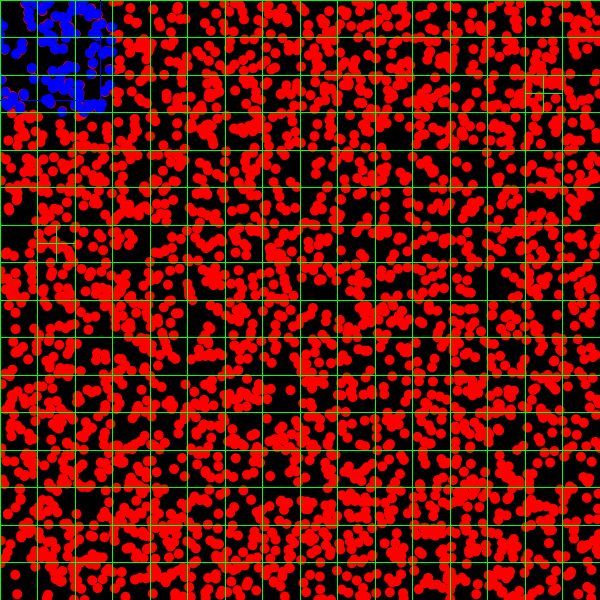
Frame 1 (no input)
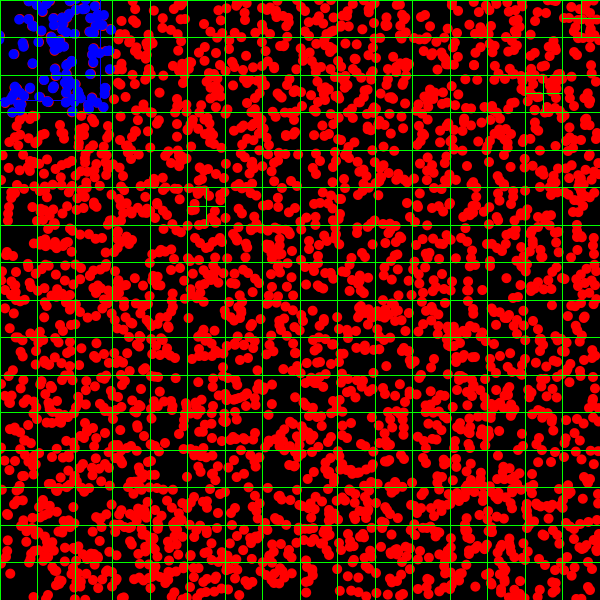
Frame 60 (the mouse pressed at the canvas centre just before this capture)
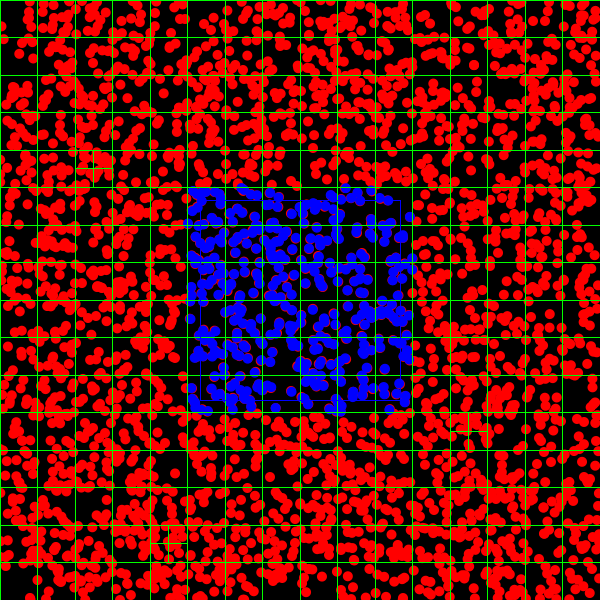
Frame 120 (the mouse held since frame 60 and released just before this capture)

The Processing sketch that drew these frames (run headless with seeded random() and noise(); from frame 60 on, the mouse is pressed at the canvas centre):

// Processing sketch: quadTest
// ── quadTest.pde
quadtree q;
spatialHash s;
int x=0, y=0, w=100, h=100;
int n = 3000;

particle [] p;

void setup() {
  size(600, 600);
  q = new quadtree(0, 0, width, height, 0);
  s = new spatialHash(width, height, 10);
  p = new particle[n];

  for (int i=0; i<n; i++) p[i] = new particle(int(random(0, width)), int(random(0, height)));
}

void quadThing() {
  convertAndInsert(p, q);
  noStroke();
  ArrayList <float []> in = new ArrayList <float []>();
  q.toroidalQuery(mouseX-100, mouseY-100, 200, 200, in, width, height);
  for (int j=0; j<n; j++) p[j].move(q);
  for (float [] i : in) {
    fill(0, 0, 255);
    circle(i[0], i[1], 10);
  }
  
  q.showStructure();
  q.eliminate();
}

void hashThing() {
  noStroke();
  convertAndInsert2(p, s);
  ArrayList <Integer> in = new ArrayList <Integer>();
  for (int j=0; j<n; j++) p[j].move2(s, p);
  s.query(mouseX, mouseY, in);
  for (int i : in) {
    fill(0, 0, 255);
    
    circle(p[i].x, p[i].y, 10);
  }
  s.show();
  s.eliminate();
}


void draw() {
  background(0);
  quadThing();

  noStroke();
  noFill();
  stroke(0, 0, 255);
  rect(mouseX-100, mouseY-100, 200, 200);
  print(frameRate, '\n');
}

// ── SpatialHash.pde
class spatialHash {
  float w, h, sidex, sidey;
  int n;
  ArrayList<Integer> [][] content;
  spatialHash(float w, float h, int n) {
    this.w = w;
    this.h = h;
    this.n = n;
    this.sidex = w / n;
    this.sidey = h / n;
    this.content = new ArrayList[n][n];
    this.initLists();
  }
  void insertOne(float x, float y, int index) {
    this.content[floor(y / this.sidey)][floor(x / this.sidex)].add(index);
  }
  void eliminate() {
    this.content = new ArrayList[n][n]; //lo avrà eliminato con efficienza? mah
    this.initLists();
  }
  void initLists() {
    for (int y=0; y<n; y++) for (int x=0; x<n; x++) this.content[y][x] = new ArrayList<Integer>();
  }

  void query(float x, float y, ArrayList<Integer> inside) {
    int cx = floor(x / this.sidex);
    int cy = floor(y / this.sidey);
    for (int i=-1; i<=1; i++) {
      for (int j=-1; j<=1; j++) {
        this.give((cx+j+n)%n, (cy+i+n)%n, inside);
      }
    }
    //this.give(cx, cy, inside);
  }

  void give(int x, int y, ArrayList<Integer> inside) {
    if (x<0 || x>=n || y<0 || y>=n) return;
    for (int i : this.content[y][x]) inside.add(i);
  }

  void show() {
    noFill();
    stroke(0, 255, 0);
    for (int y=0; y<n; y++) {
      for (int x=0; x<n; x++) {
        rect(x * this.sidex, y * this.sidey, this.sidex, this.sidey);
      }
    }
  }
}

// ── particle.pde
void convertAndInsert(particle [] p, quadtree q) {
  for (int i=0; i<p.length; i++) {
    q.insertOne(p[i].x, p[i].y, i);
  }
}


void convertAndInsert2(particle [] p, spatialHash s) {
  for (int i=0; i<p.length; i++) {
    s.insertOne(p[i].x, p[i].y, i);
  }
}


class particle {
  float x, y, vx, vy, r;
  particle(int x, int y) {
    this.x = x;
    this.y = y;
    this.vx = random(-1, 1);
    this.vy = random(-1, 1);
    this.r = 5;
  }

  void bounce(quadtree q) {
    ArrayList<float []> a = new ArrayList<float []>();
    q.toroidalQuery(this.x-30, this.y-30, 60, 60, a, width, height); //intelligente
    //q.query(this.x-30, this.y-30, 60, 60, a); //intelligente
    //q.toroidalQuery(0, 0, width, height, a, width, height); //stupido

    for (float [] in : a) {
      float d = dist(this.x, this.y, in[0], in[1]);
      if (d < this.r * 2 && d!=0) {
        this.vx *= -1;
        this.vy *= -1;
      }
    }
  }

  void bounce2(spatialHash s, particle [] p) {
    ArrayList<Integer> a = new ArrayList<Integer>();
    s.query(this.x, this.y, a); //intelligente
    //q.query(this.x-30, this.y-30, 60, 60, a); //intelligente
    //q.toroidalQuery(0, 0, width, height, a, width, height); //stupido

    for (Integer in : a) {
      float d = dist(this.x, this.y, p[in].x, p[in].y);
      if (d < this.r * 2 && d!=0) {
        this.vx *= -1;
        this.vy *= -1;
      }
    }
  }


  void edges() {
    this.x = (this.x + width) % width;
    this.y = (this.y + height) % height;
  }

  void move(quadtree q) {
    this.bounce(q);
    this.x += this.vx;
    this.y += this.vy;
    this.edges();
    this.show();
  }

  void move2(spatialHash s, particle [] p) {
    this.bounce2(s, p);
    this.x += this.vx;
    this.y += this.vy;
    this.edges();
    this.show();
  }

  void show() {
    fill(255, 0, 0);
    circle(this.x, this.y, this.r*2);
  }
}

// ── quadtree.pde
/*IDEA: la struttura in ingresso deve essere un array formato da array a tre elementi: [x, y, index] */
int MAX_INSIDE = 20;
int MAX_DEPTH = 10;
boolean ANGLES = false;

class quadtree {
  int depth;
  float x, y, w, h;
  boolean collapsed;
  quadtree q1, q2, q3, q4; //come i quadranti di un piano cartesiano
  ArrayList <float[]> inside;
  quadtree(float x, float y, float w, float h, int d) {//il semplice costruttore
    this.x = x;
    this.y = y;
    this.w = w;
    this.h = h;

    this.q1 = null; //alto a destra
    this.q2 = null; //alto a sinistra
    this.q3 = null; //basso a sinistra
    this.q4 = null; //basso a destra

    this.depth = d;
    this.collapsed = false;
    this.inside = new ArrayList<float[]>();
  }

  boolean insideRect(float x, float y) {
    return (x>=this.x && x<this.x+this.w) && (y>=this.y && y<this.y+this.h);
  }

  void insertOne(float x, float y, float index) {//assumendo nessun collasso
    if (this.insideRect(x, y)) {
      if (!this.collapsed) {
        this.inside.add(new float[]{x, y, index});
        this.collapsed = this.inside.size() == MAX_INSIDE && this.depth < MAX_DEPTH;
        if (this.collapsed) this.collapse();
      } else {
        this.q1.insertOne(x, y, index);
        this.q2.insertOne(x, y, index);
        this.q3.insertOne(x, y, index);
        this.q4.insertOne(x, y, index);
      }
    }
  }

  void auxInsert(float [] in) {
    this.insertOne(in[0], in[1], in[2]);
  }

  void insertMultiple(float [][] points) {
    for (int i=0; i<points.length; i++) this.auxInsert(points[i]);
  }

  void collapse() {//genera i figli, dai loro i tuoi contenuti e svuota l'arraylist
    this.q1 = new quadtree(this.x+this.w/2, this.y, this.w / 2, this.h / 2, this.depth+1);
    this.q2 = new quadtree(this.x, this.y, this.w / 2, this.h / 2, this.depth+1);
    this.q3 = new quadtree(this.x, this.y+this.h/2, this.w / 2, this.h / 2, this.depth+1);
    this.q4 = new quadtree(this.x+this.w/2, this.y+this.h/2, this.w / 2, this.h / 2, this.depth+1);

    for (float [] in : this.inside) {
      this.q1.auxInsert(in);
      this.q2.auxInsert(in);
      this.q3.auxInsert(in);
      this.q4.auxInsert(in);
    }
    this.inside.clear();
  }

  void eliminate() {
    if (this.collapsed) {
      this.collapsed = false;
      this.q1.eliminate();
      this.q2.eliminate();
      this.q3.eliminate();
      this.q4.eliminate();
      this.q1 = null;
      this.q2 = null;
      this.q3 = null;
      this.q4 = null;
    }
    this.inside.clear();
  }

  boolean overlap(float x, float y, float w, float h, float dx, float dy) {
    this.x += dx;
    this.y += dy;
    boolean ris = (x - this.x > 0? x - this.x < this.w: -(x - this.x)<w) && (y - this.y > 0? y - this.y < this.h: -(y - this.y)<h);
    this.x -= dx;
    this.y -= dy;
    return ris;
  }

  void query(float x, float y, float w, float h, ArrayList <float[]> toReturn) {
    if (!this.collapsed) {
      if (overlap(x, y, w, h, 0, 0)) for (float [] in : this.inside) toReturn.add(in);
    } else {
      this.q1.query(x, y, w, h, toReturn);
      this.q2.query(x, y, w, h, toReturn);
      this.q3.query(x, y, w, h, toReturn);
      this.q4.query(x, y, w, h, toReturn);
    }
  }
  
  void addToList(ArrayList <float[]> toReturn, float [] toAdd, float dx, float dy){
   float [] ta = new float[]{toAdd[0] + dx, toAdd[1] + dy, toAdd[2]};
   toReturn.add(ta);
  }

  void maskedQuery(float x, float y, float w, float h, ArrayList <float[]> toReturn, float dx, float dy) {
    if (!this.collapsed) {
      if (overlap(x, y, w, h, dx, dy)) for (float [] in : this.inside) addToList(toReturn, in, dx, dy);
    } else {
      this.q1.maskedQuery(x, y, w, h, toReturn, dx, dy);
      this.q2.maskedQuery(x, y, w, h, toReturn, dx, dy);
      this.q3.maskedQuery(x, y, w, h, toReturn, dx, dy);
      this.q4.maskedQuery(x, y, w, h, toReturn, dx, dy);
    }
  }

  void toroidalQuery(float x, float y, float w, float h, ArrayList <float[]> toReturn, float dx, float dy) {
    this.maskedQuery(x, y, w, h, toReturn, 0, 0);

    this.maskedQuery(x, y, w, h, toReturn, dx, 0);
    this.maskedQuery(x, y, w, h, toReturn, -dx, 0);
    this.maskedQuery(x, y, w, h, toReturn, 0, dy);
    this.maskedQuery(x, y, w, h, toReturn, 0, -dy);
    if (ANGLES) {
      this.maskedQuery(x, y, w, h, toReturn, -dx, -dy);
      this.maskedQuery(x, y, w, h, toReturn, dx, dy);
      this.maskedQuery(x, y, w, h, toReturn, -dx, dy);
      this.maskedQuery(x, y, w, h, toReturn, dx, -dy);
    }
  }

  void showContent() {
    if (!this.collapsed) for (float [] in : this.inside) print("x:", in[0], " y:", in[1], " index:", in[2], "\n");
    else {
      if (this.depth != MAX_DEPTH) print("Tree is collapsed:\n");
      this.q1.showContent();
      this.q2.showContent();
      this.q3.showContent();
      this.q4.showContent();
    }
  }

  void showStructure() {
    if (this.collapsed) {
      this.q1.showStructure();
      this.q2.showStructure();
      this.q3.showStructure();
      this.q4.showStructure();
    } else {
      noFill();
      stroke(0, 255, 0);
      strokeWeight(1);
      rect(this.x, this.y, this.w, this.h);
    }
  }
}
